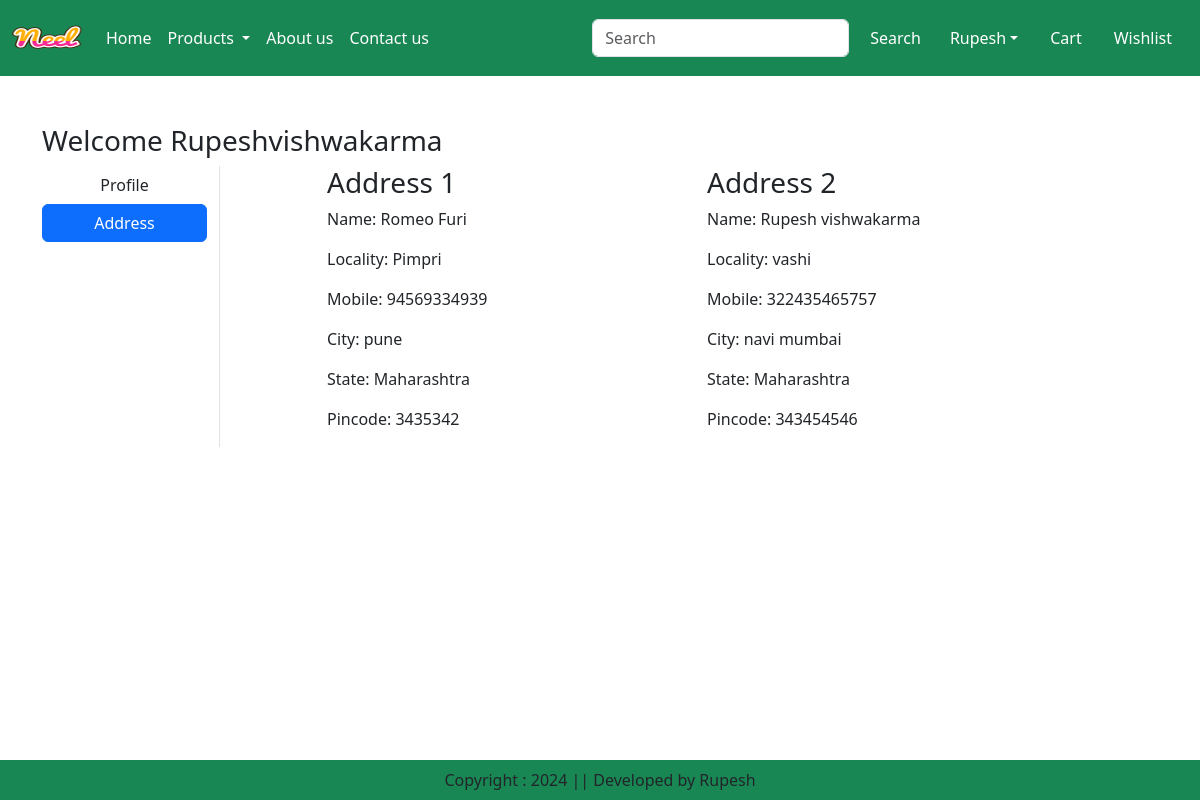
The page /address/ (signed in) on the database as committed earlier.
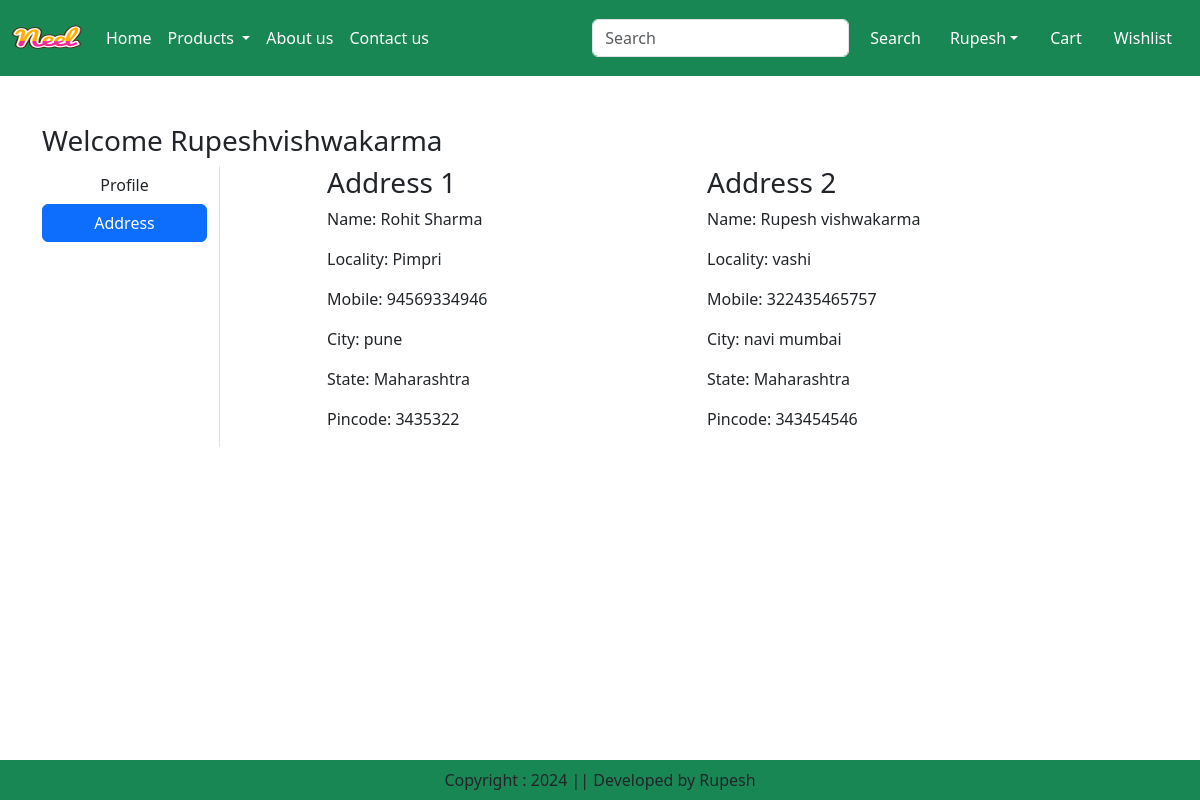
The same page on the database as committed later.
### ecapp/models.py (models this page shows, shortened)
class Customer(models.Model):
    user = models.ForeignKey(User, on_delete=models.CASCADE)
    name = models.CharField(max_length=200)
    locality = models.CharField(max_length=200)
    city = models.CharField(max_length=50)
    mobile = models.IntegerField(default=0)
    zipcode = models.IntegerField()
    state = models.CharField(choices=STATE_CHOICES, max_length=100)

### ecapp/views.py (the view)
# urls.py: path('address/', views.address, name='address'),
def address(request):
    add = Customer.objects.filter(user=request.user)
    return render(request, 'ecapp/address.html', locals())

### ecapp/templates/ecapp/address.html (shortened to what this page needs)
{% extends "ecapp/base.html" %}
{% load static %}
{% block main-content %}
<div class='container my-5'>
    <div class='row'>
        <h3>Welcome <span class="text-capitalize">{{ request.user }}</span></h3>
        <div class="col-sm-2 border-end">
            <ul class="list-unstyled">
                <li class="d-grid"><a href="{% url 'profile' %}" class="btn ">Profile</a></li>
                <li class="d-grid"><a href="{% url 'address' %}" class="btn btn-primary">Address</a></li>
            </ul>
        </div>
        <div class='col-sm-8 offset-sm-1'>
            <div class="row">
                {% for ad in add %}
                <div class="col-sm-6">
                    <div class="card-body">
                        <h3>Address {{ forloop.counter }}</h3>
                        <p>Name: {{ ad.name }}</p>
                        <p>Locality: {{ ad.locality }}</p>
                        <p>Mobile: {{ ad.mobile }}</p>
                        <p>City: {{ ad.city }}</p>
                        <p>State: {{ ad.state }}</p>
                        <p>Pincode: {{ ad.zipcode }}</p>
                    </div>
                </div>
                {% endfor %}
            </div>
        </div>
    </div>
</div>
{% endblock main-content %}

Rows that differ between the two databases and show on the page:
changed Customer "Pimpri": name "Romeo Furi" → "Rohit Sharma"; mobile "94569334939" → "94569334946"; zipcode "3435342" → "3435322"
